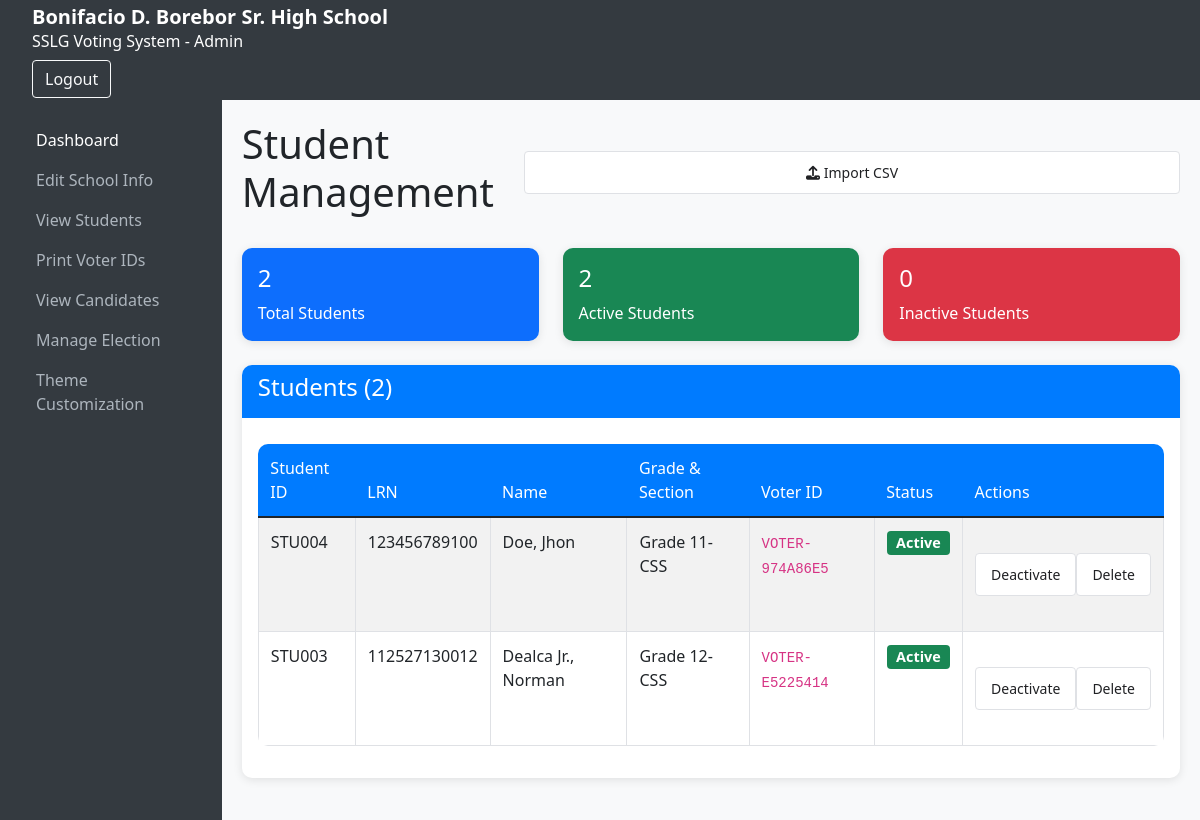
The page /admin/students.php (signed in) on the database as committed earlier.
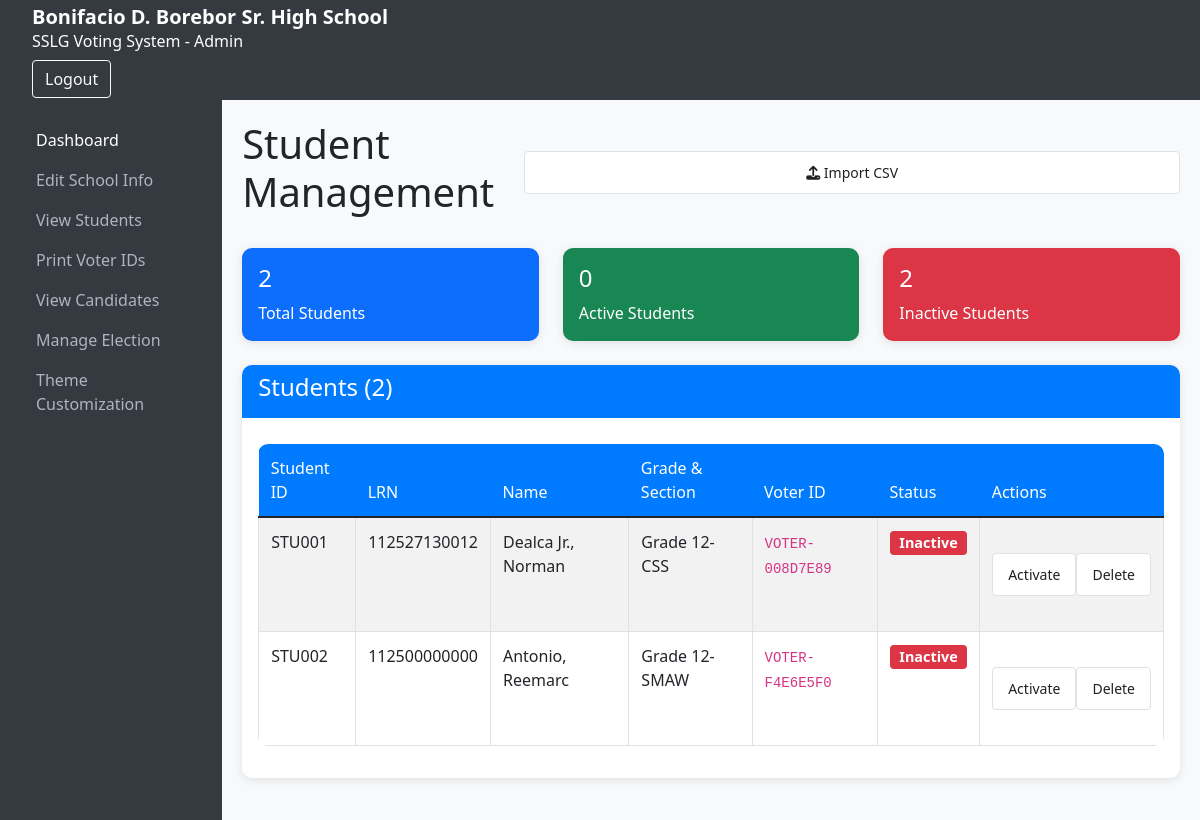
The same page on the database as committed later.
### tables this page shows
CREATE TABLE users (
            id INTEGER PRIMARY KEY AUTOINCREMENT,
            student_id TEXT NOT NULL UNIQUE,
            password_hash TEXT NOT NULL,
            role TEXT NOT NULL DEFAULT 'voter',
            first_name TEXT,
            last_name TEXT,
            grade TEXT,
            section TEXT,
            is_active INTEGER NOT NULL DEFAULT 1,
            voter_id_card TEXT UNIQUE,
            created_at TEXT DEFAULT CURRENT_TIMESTAMP,
            updated_at TEXT DEFAULT CURRENT_TIMESTAMP
        , token_validated INTEGER DEFAULT 0, track TEXT, lrn VARCHAR(20) DEFAULT NULL);

### admin/students.php (the view, shortened to what this page needs)
<?php
$db = getDBConnection();
$students = $db->query("SELECT * FROM users WHERE role = 'voter' ORDER BY grade, section, last_name, first_name")->fetchAll();
$total_students = count($students);
$active_students = count(array_filter($students, fn($s) => $s['is_active']));
$inactive_students = $total_students - $active_students;
include '../includes/admin_header.php';
include '../includes/admin_sidebar.php';
?>
<div class="admin-content">
    <div class="d-flex justify-content-between align-items-center mb-4">
        <h1>Student Management</h1>
        <button type="button" class="btn btn-primary" data-bs-toggle="modal" data-bs-target="#importModal">
            <i class="fas fa-upload"></i> Import CSV
        </button>
    </div>
    <div class="row mb-4">
        <div class="col-md-4">
            <div class="card bg-primary text-white">
                <div class="card-body">
                    <h4><?php echo $total_students; ?></h4>
                    <p class="mb-0">Total Students</p>
                </div>
            </div>
        </div>
        <div class="col-md-4">
            <div class="card bg-success text-white">
                <div class="card-body">
                    <h4><?php echo $active_students; ?></h4>
                    <p class="mb-0">Active Students</p>
                </div>
            </div>
        </div>
        <div class="col-md-4">
            <div class="card bg-danger text-white">
                <div class="card-body">
                    <h4><?php echo $inactive_students; ?></h4>
                    <p class="mb-0">Inactive Students</p>
                </div>
            </div>
        </div>
    </div>
    <div class="card">
        <div class="card-header">
            <h4>Students (<?php echo $total_students; ?>)</h4>
        </div>
        <div class="card-body">
            <div class="table-responsive">
                <table class="table table-striped">
                    <thead>
                        <tr>
                            <th>Student ID</th>
                            <th>LRN</th>
                            <th>Name</th>
                            <th>Grade & Section</th>
                            <th>Voter ID</th>
                            <th>Status</th>
                            <th>Actions</th>
                        </tr>
                    </thead>
                    <tbody>
                        <?php foreach ($students as $student): ?>
                            <tr>
                                <td><?php echo htmlspecialchars($student['student_id']); ?></td>
                                <td><?php echo htmlspecialchars($student['lrn'] ?? ''); ?></td>
                                <td><?php echo htmlspecialchars($student['last_name'] . ', ' . $student['first_name']); ?></td>
                                <td><?php echo htmlspecialchars('Grade ' . $student['grade'] . '-' . $student['section']); ?></td>
                                <td><code><?php echo htmlspecialchars($student['voter_id_card']); ?></code></td>
                                <td>
                                    <span class="badge <?php echo $student['is_active'] ? 'bg-success' : 'bg-danger'; ?>">
                                        <?php echo $student['is_active'] ? 'Active' : 'Inactive'; ?>
                                    </span>
                                </td>
                                <td>
                                    <div class="btn-group btn-group-sm">
                                        <form method="POST" class="d-inline">
                                            <button type="submit" class="btn btn-outline-<?php echo $student['is_active'] ? 'warning' : 'success'; ?> btn-sm">
                                                <?php echo $student['is_active'] ? 'Deactivate' : 'Activate'; ?>
                                            </button>
                                        </form>
                                        <form method="POST" class="d-inline" onsubmit="return confirm('Are you sure you want to delete this student? This action cannot be undone.')">
                                            <button type="submit" class="btn btn-outline-danger btn-sm">Delete</button>
                                        </form>
                                    </div>
                                </td>
                            </tr>
                        <?php endforeach; ?>
                    </tbody>
                </table>
            </div>
        </div>
    </div>
</div>
<?php include __DIR__ . '/../includes/admin_footer.php'; ?>

### includes/admin_header.php (shortened to what this page needs)
<!DOCTYPE html>
<html lang="en">
<head>
    <link href="https://cdn.jsdelivr.net/npm/bootstrap@5.1.3/dist/css/bootstrap.min.css" rel="stylesheet">
    <link rel="stylesheet" href="https://cdnjs.cloudflare.com/ajax/libs/font-awesome/6.1.1/css/all.min.css">
    <link href="../assets/css/style.css" rel="stylesheet">
    <link href="../assets/css/admin_style.css" rel="stylesheet">
</head>
<body>
    <header class="admin-header">
        <div class="container-fluid">
            <a class="navbar-brand" href="index.php"><?php echo SCHOOL_NAME; ?></a>
            <h6>SSLG Voting System - Admin</h6>
            <div class="d-flex">
                <a href="../logout.php" class="btn btn-outline-light">Logout</a>
            </div>
        </div>
    </header>
    <div class="admin-wrapper">

### includes/admin_sidebar.php
<aside class="admin-sidebar">
    <nav class="nav flex-column">
        <a class="nav-link active" href="index.php">Dashboard</a>
        <a class="nav-link" href="school.php">Edit School Info</a>
        <a class="nav-link" href="students.php">View Students</a>
        <a class="nav-link" href="print_ids.php">Print Voter IDs</a>
        <a class="nav-link" href="candidates.php">View Candidates</a>
        <a class="nav-link" href="election.php">Manage Election</a>
        <a class="nav-link" href="theme.php">Theme Customization</a>
    </nav>
</aside>
<main class="admin-main">

### includes/admin_footer.php (shortened to what this page needs)
</main>
    </div>
</body>
</html>

### assets/css/style.css (style rules this page uses)
body { font-family: 'Segoe UI', Tahoma, Geneva, Verdana, sans-serif; background-color: #f8f9fa; }
.navbar-brand { font-weight: bold; }
.card { border: none; border-radius: 10px; box-shadow: 0 2px 10px rgba(0, 0, 0, 0.1); }
.card-header { background-color: #007bff; color: white; border-radius: 10px 10px 0 0 !important; border: none; }
.btn-primary { background-color: #007bff; border-color: #007bff; border-radius: 5px; }
.table { border-radius: 10px; overflow: hidden; }
.table thead th { background-color: #007bff; color: white; border: none; }
.badge { font-size: 0.9em; }

### assets/css/admin_style.css (style rules this page uses)
body { background-color: #f8f9fa; }
.admin-wrapper { display: flex; min-height: 90vh; }
.admin-header { width: auto; height: 100px; background-color: #343a40; color: #fff; padding: 10px 20px; display: flex; justify-content: space-between; align-items: center; }
.admin-header .navbar-brand { color: #fff; }
.admin-sidebar { width: auto; height: auto; background-color: #343a40; padding: 20px; display: flex; flex-direction: column; }
.admin-sidebar .nav-link { color: #adb5bd; }
.admin-sidebar .nav-link.active, .admin-sidebar .nav-link:hover { color: #fff; }
.admin-main { flex-grow: 1; padding: 20px; }

### includes/admin_header.php (style rules this page uses)
.admin-content .btn-group { margin: 15px 0; }
.admin-content .btn { display: block; width: 100%; padding: 10px 15px; margin: 8px 0; border: 1px solid #dfe1e5; border-radius: 4px; text-decoration: none; text-align: center; font-size: 14px; color: #202124; background: white; transition: all 0.2s ease; }
.admin-content table { width: 100%; border-collapse: collapse; margin-top: 10px; }
.admin-content th, .admin-content td { border: 1px solid #dfe1e5; padding: 12px; text-align: left; }
.admin-content th { background-color: #f8f9fa; font-weight: 500; }

Rows that differ between the two databases and show on the page:
removed users: student "STU004", lrn "123456789100", last_name+first_name "Doe, Jhon", grade+section "Grade 11-CSS", voter_id_card "VOTER-974A86E5", is_active "Active"
removed users: student "STU003", lrn "112527130012", last_name+first_name "Dealca Jr., Norman", grade+section "Grade 12-CSS", voter_id_card "VOTER-E5225414", is_active "Active"
added users: is_active "0", student "STU001", lrn "112527130012", last_name+first_name "Dealca Jr., Norman", grade+section "Grade 12-CSS", voter_id_card "VOTER-008D7E89", shows "Inactive", shows "Activate"
added users: student "STU002", lrn "112500000000", last_name+first_name "Antonio, Reemarc", grade+section "Grade 12-SMAW", voter_id_card "VOTER-F4E6E5F0", is_active "Inactive"
Other text that changed with them:
$inactive_students: "0" → "2"
$active_students: "2" → (not shown)
